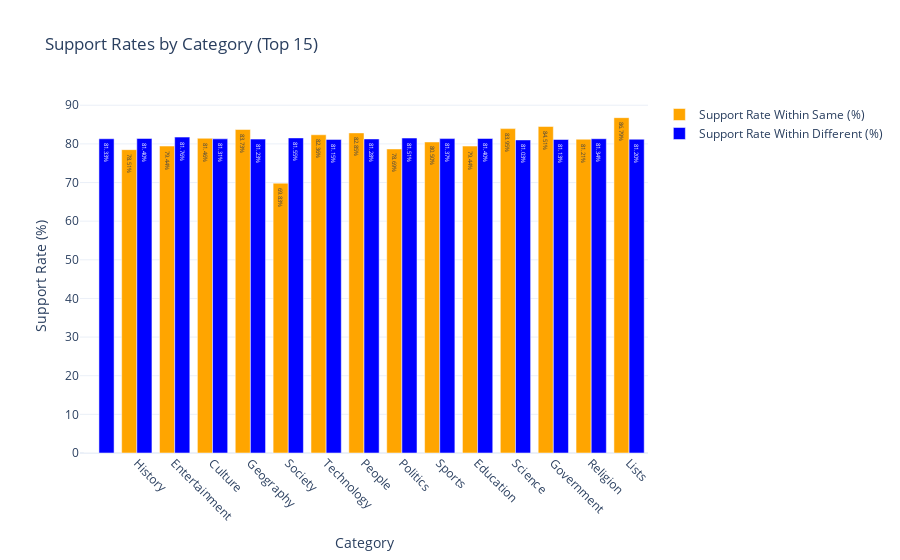

Notebook source saved alongside this figure:
### Markdown cell above
# Tolerance across same/different categories

### Code cell
support_rates_df = plot_support_rates(df_vote, top_15_categories, title="Support Rates by Category (Top 15)",top_n=15)

### Figure 1 — Plotly figure (JSON) as saved in the notebook; plotly's stock layout.template omitted (floating-point values rounded to 4 significant figures)
{"data": [{"marker": {"color": "orange"}, "name": "Support Rate Within Same (%)", "text": ["0.00%", "78.51%", "79.44%", "81.46%", "83.73%", "69.83%", "82.36%", "82.85%", "78.69%", "80.50%", "79.44%", "83.95%", "84.51%", "81.21%", "86.79%"], "textposition": "auto", "type": "bar", "x": ["", "History", "Entertainment", "Culture", "Geography", "Society", "Technology", "People", "Politics", "Sports", "Education", "Science", "Government", "Religion", "Lists"], "y": [0, 78.51, 79.44, 81.46, 83.73, 69.83, 82.36, 82.85, 78.69, 80.5, 79.44, 83.95, 84.51, 81.21, 86.79]}, {"marker": {"color": "blue"}, "name": "Support Rate Within Different (%)", "text": ["81.33%", "81.40%", "81.76%", "81.31%", "81.23%", "81.55%", "81.15%", "81.28%", "81.51%", "81.37%", "81.40%", "81.03%", "81.13%", "81.34%", "81.20%"], "textposition": "auto", "type": "bar", "x": ["", "History", "Entertainment", "Culture", "Geography", "Society", "Technology", "People", "Politics", "Sports", "Education", "Science", "Government", "Religion", "Lists"], "y": [81.33, 81.4, 81.76, 81.31, 81.23, 81.55, 81.15, 81.28, 81.51, 81.37, 81.4, 81.03, 81.13, 81.34, 81.2]}], "layout": {"barmode": "group", "title": {"text": "Support Rates by Category (Top 15)"}, "xaxis": {"tickangle": 45, "title": {"text": "Category"}}, "yaxis": {"title": {"text": "Support Rate (%)"}}}}
